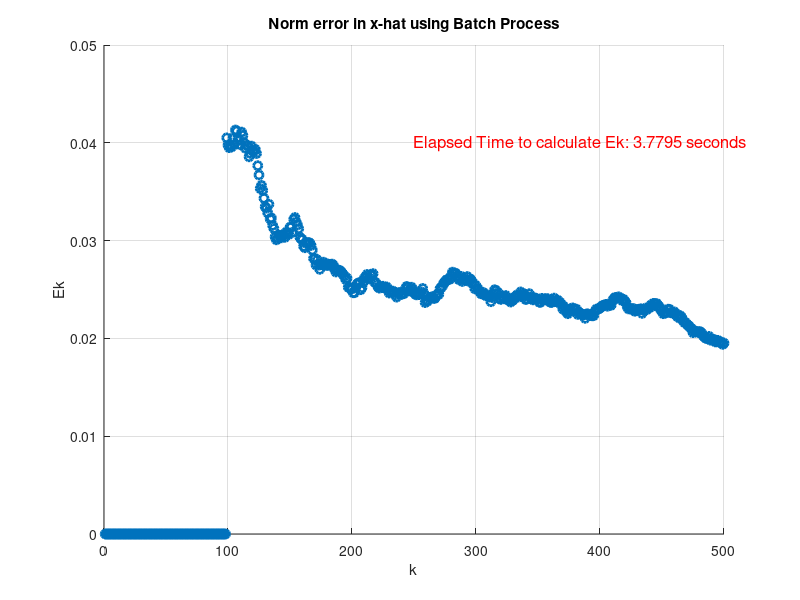

Here is the MATLAB script that generated this plot: (Note: this script raises an error after producing the figure.)
clear;
load('DataHW5_Prob4.mat');

S = eye(3);
tic;
nFinder = [transpose(C{1})];
for i = 2:1:N 
    if rank([nFinder, transpose(C{i})]) == size([nFinder, transpose(C{i})],2)
        nFinder = [nFinder, transpose(C{i})];
    end
end
n = rank(nFinder);

xHat = {0};
for k = n:1:N
    A = vertcat(C{1:k});
    %xHat{k} = ((transpose(A) * eye(k) * A)^(-1)) * (transpose(A) * eye(k) * A);
    xHat{k} = ((transpose(A) * A)^(-1)) * (transpose(A) * vertcat(y{1:k}));
end


%Ek using batch solution---------------------------------------------------
E1(1:n-1,1) = 0;
for k = n:1:N
    E1(k) = norm(xHat{k} - x_actual{k});
end
elapsedTime1 = toc;
%disp(['Elapsed Time to calculate Ek: ' num2str(elapsedTime1) ' seconds']);
% Plotting E{k} vs k
figure;  % Create a new figure window
scatter((1:1:N), E1, 'LineWidth', 2);  % Plot the data with a specified line width

% Customize the plot
msg = ['Elapsed Time to calculate Ek: ' num2str(elapsedTime1) ' seconds'];
text(250, 0.04, msg, 'FontSize', 12, 'Color', 'red');
title('Norm error in x-hat using Batch Process');
xlabel('k');        % Label for the x-axis
ylabel('E{k}');     % Label for the y-axis
grid on;            % Display grid lines

%Ek using RLS w/o MIL solution---------------------------------------------
tic;
[xHat_rlswmil, ~, ~, ~] = rlswomil(500, C, eye, y);
E2(1:n-1,1) = 0;
for k = n:1:N
    E2(k) = norm(xHat_rlswmil{k} - x_actual{k});
end
elapsedTime2 = toc;
%disp(['Elapsed Time to calculate Ek: ' num2str(elapsedTime2) ' seconds']);
% Plotting E{k} vs k
figure;  % Create a new figure window
scatter((1:1:N), E2, 'LineWidth', 2);  % Plot the data with a specified line width

% Customize the plot
msg = ['Elapsed Time to calculate Ek: ' num2str(elapsedTime2) ' seconds'];
text(250, 2.5, msg, 'FontSize', 12, 'Color', 'red');
title('Norm error in x-hat using RLS w/o MIL');
xlabel('k');        % Label for the x-axis
ylabel('E{k}');     % Label for the y-axis
grid on;            % Display grid lines

%Ek using RLS w/ MIL solution----------------------------------------------
tic;
[xHat_rlswmil, ~, ~, ~] = rlswmil(500, C, eye, y);
E3(1:n-1,1) = 0;
for k = n:1:N
    E3(k) = norm(xHat_rlswmil{k} - x_actual{k});
end
elapsedTime3 = toc;
%disp(['Elapsed Time to calculate Ek: ' num2str(elapsedTime3) ' seconds']);
% Plotting E{k} vs k
figure;  % Create a new figure window
scatter((1:1:N), E3, 'LineWidth', 2);  % Plot the data with a specified line width

% Customize the plot
msg = ['Elapsed Time to calculate Ek: ' num2str(elapsedTime3) ' seconds'];
% text(250, 0.04, msg, 'FontSize', 12, 'Color', 'red');
text(50, 0.8, msg, 'FontSize', 12, 'Color', 'red');
title('Norm error in x-hat using RLS w/ MIL');
xlabel('k');        % Label for the x-axis
ylabel('E{k}');     % Label for the y-axis
grid on;            % Display grid lines

disp(['Calculation using batch = ' num2str(elapsedTime1)]);
disp(['Calculation using batch = ' num2str(elapsedTime2)]);
disp(['Calculation using batch = ' num2str(elapsedTime3)]);

%--------------------------------------------------------------------------

%Function to define the Euclidean Norm
function scalar = eucNorm(ip1)
    sum = 0;
    for i=1:1:size(ip1,1)
        sum = sum + ip1(i,1)^2;
    end
    scalar = sqrt(sum);
end

%Function to recursively calculate xHat w/o Matrix Inversion Lemma
function [resXHat, Qk, Ck, Yk] = rlswomil(k, C, S, Y)
    if k == 1
        Qk = transpose(C{1}) * S * C{1};
        resXHat{1} = inv(Qk) * transpose(C{1}) * S * Y{1};
        Ck = C{1};
        Yk = Y{1};
    else 
        [resXHat, Qk_1, Ck_1, Yk_1] = rlswomil(k-1,C,S,Y);
        Ck = vertcat(Ck_1, C{k});
        Yk = vertcat(Yk_1, Y{k});
        Qk = Qk_1 + (transpose(Ck) * S * Ck);
        resXHat{k} = resXHat{k-1} + inv(Qk) * transpose(Ck) * S * (Yk - Ck * resXHat{k-1});
    end
end

%Function to recursively calculate xHat w/ Matrix Inversion Lemma
% function [resXHat, Pk, Ck, Yk] = rlswmil(k, C, S, Y)
%     if k == 1
%         Pk = inv(transpose(C{1}) * S * C{1});
%         resXHat{1} = Pk * transpose(C{1}) * S * Y{1};
%         Ck = C{1};
%         Yk = Y{1};
%     else 
%         [resXHat, Pk_1, Ck_1, Yk_1] = rlswmil(k-1,C,S,Y);
%         Ck = vertcat(Ck_1, C{k});
%         Yk = vertcat(Yk_1, Y{k});
%         Pk = Pk_1 - [Pk_1 * transpose(Ck)] * inv([[Ck * Pk_1 * transpose(Ck)] + inv(S)]) * [Ck * Pk_1];
%         resXHat{k} = resXHat{k-1} + Pk * transpose(Ck) * S * (Yk - Ck * resXHat{k-1});
%     end
% end
function [resXHat, Pk, Ck, Yk] = rlswmil(k, C, S, Y)
    if k == 1
        Pk = inv(transpose(C{1}) * S * C{1});
        resXHat{1} = Pk * transpose(C{1}) * S * Y{1};
        Ck = C{1};
        Yk = Y{1};
    else 
        [resXHat, Pk_1, Ck_1, Yk_1] = rlswmil(k-1,C,S,Y);
        Ck = vertcat(Ck_1, C{k});
        Yk = vertcat(Yk_1, Y{k});
        Pk = Pk_1 - Pk_1 * transpose(Ck) * inv( (Ck * Pk_1 * transpose(Ck)) + inv(S) ) * Ck * Pk_1;
        resXHat{k} = resXHat{k-1} + Pk * transpose(Ck) * S * (Yk - (Ck * resXHat{k-1}));
    end
end